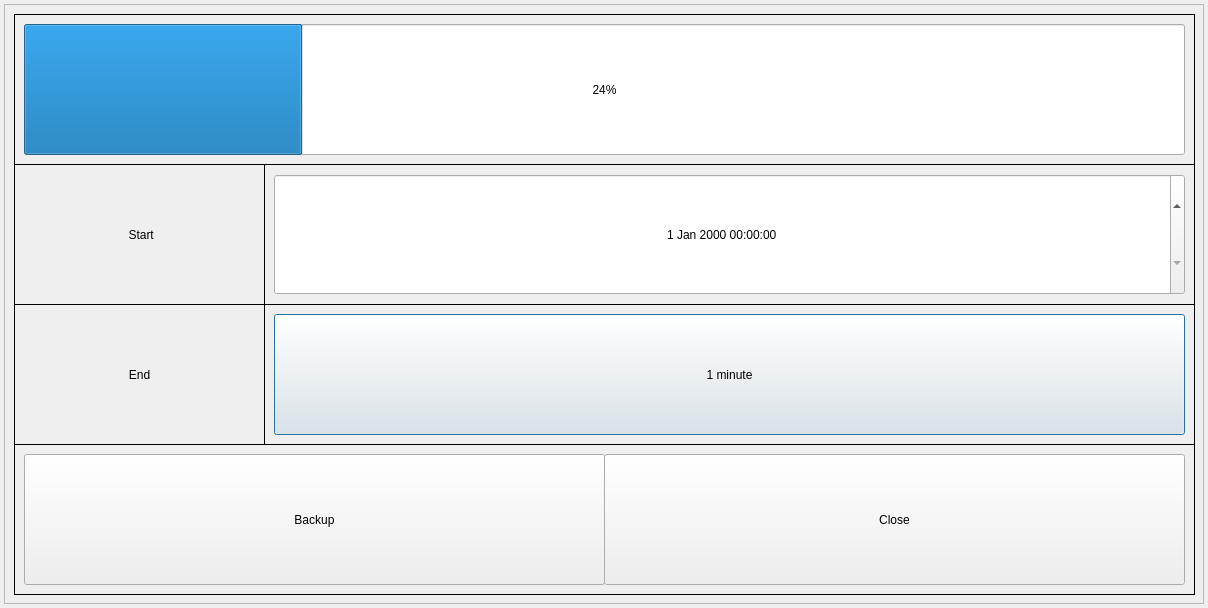
<?xml version="1.0" encoding="UTF-8"?>
<ui version="4.0">
 <class>BackupDialog1080p</class>
 <widget class="QDialog" name="BackupDialog1080p">
  <property name="geometry">
   <rect>
    <x>0</x>
    <y>0</y>
    <width>1208</width>
    <height>608</height>
   </rect>
  </property>
  <property name="windowTitle">
   <string>BackupDialog</string>
  </property>
  <widget class="QFrame" name="frame">
   <property name="geometry">
    <rect>
     <x>4</x>
     <y>4</y>
     <width>1200</width>
     <height>600</height>
    </rect>
   </property>
   <property name="frameShape">
    <enum>QFrame::StyledPanel</enum>
   </property>
   <property name="frameShadow">
    <enum>QFrame::Raised</enum>
   </property>
   <widget class="QLabel" name="labelStart">
    <property name="geometry">
     <rect>
      <x>10</x>
      <y>160</y>
      <width>251</width>
      <height>141</height>
     </rect>
    </property>
    <property name="frameShape">
     <enum>QFrame::Box</enum>
    </property>
    <property name="text">
     <string> Start</string>
    </property>
    <property name="alignment">
     <set>Qt::AlignCenter</set>
    </property>
   </widget>
   <widget class="QLabel" name="labelEnd">
    <property name="geometry">
     <rect>
      <x>10</x>
      <y>300</y>
      <width>251</width>
      <height>141</height>
     </rect>
    </property>
    <property name="frameShape">
     <enum>QFrame::Box</enum>
    </property>
    <property name="text">
     <string>End</string>
    </property>
    <property name="alignment">
     <set>Qt::AlignCenter</set>
    </property>
   </widget>
   <widget class="QLabel" name="label1">
    <property name="geometry">
     <rect>
      <x>10</x>
      <y>10</y>
      <width>1181</width>
      <height>151</height>
     </rect>
    </property>
    <property name="frameShape">
     <enum>QFrame::Box</enum>
    </property>
    <property name="text">
     <string/>
    </property>
   </widget>
   <widget class="QLabel" name="label2">
    <property name="geometry">
     <rect>
      <x>260</x>
      <y>160</y>
      <width>931</width>
      <height>141</height>
     </rect>
    </property>
    <property name="frameShape">
     <enum>QFrame::Box</enum>
    </property>
    <property name="text">
     <string/>
    </property>
   </widget>
   <widget class="QLabel" name="label3">
    <property name="geometry">
     <rect>
      <x>260</x>
      <y>300</y>
      <width>931</width>
      <height>141</height>
     </rect>
    </property>
    <property name="frameShape">
     <enum>QFrame::Box</enum>
    </property>
    <property name="text">
     <string/>
    </property>
   </widget>
   <widget class="QLabel" name="label4">
    <property name="geometry">
     <rect>
      <x>10</x>
      <y>440</y>
      <width>1181</width>
      <height>151</height>
     </rect>
    </property>
    <property name="frameShape">
     <enum>QFrame::Box</enum>
    </property>
    <property name="text">
     <string/>
    </property>
   </widget>
   <widget class="QProgressBar" name="progressBarBackup">
    <property name="geometry">
     <rect>
      <x>20</x>
      <y>20</y>
      <width>1161</width>
      <height>131</height>
     </rect>
    </property>
    <property name="value">
     <number>24</number>
    </property>
    <property name="alignment">
     <set>Qt::AlignCenter</set>
    </property>
   </widget>
   <widget class="QDateTimeEdit" name="dateTimeStart">
    <property name="geometry">
     <rect>
      <x>270</x>
      <y>170</y>
      <width>911</width>
      <height>121</height>
     </rect>
    </property>
    <property name="alignment">
     <set>Qt::AlignCenter</set>
    </property>
   </widget>
   <widget class="QPushButton" name="buttonEnd">
    <property name="geometry">
     <rect>
      <x>270</x>
      <y>310</y>
      <width>911</width>
      <height>121</height>
     </rect>
    </property>
    <property name="text">
     <string>1 minute</string>
    </property>
   </widget>
   <widget class="QPushButton" name="buttonBackup">
    <property name="geometry">
     <rect>
      <x>20</x>
      <y>450</y>
      <width>581</width>
      <height>131</height>
     </rect>
    </property>
    <property name="text">
     <string>Backup</string>
    </property>
   </widget>
   <widget class="QPushButton" name="buttonClose">
    <property name="geometry">
     <rect>
      <x>600</x>
      <y>450</y>
      <width>581</width>
      <height>131</height>
     </rect>
    </property>
    <property name="text">
     <string>Close</string>
    </property>
   </widget>
  </widget>
 </widget>
 <layoutdefault spacing="6" margin="11"/>
 <resources/>
 <connections/>
</ui>
